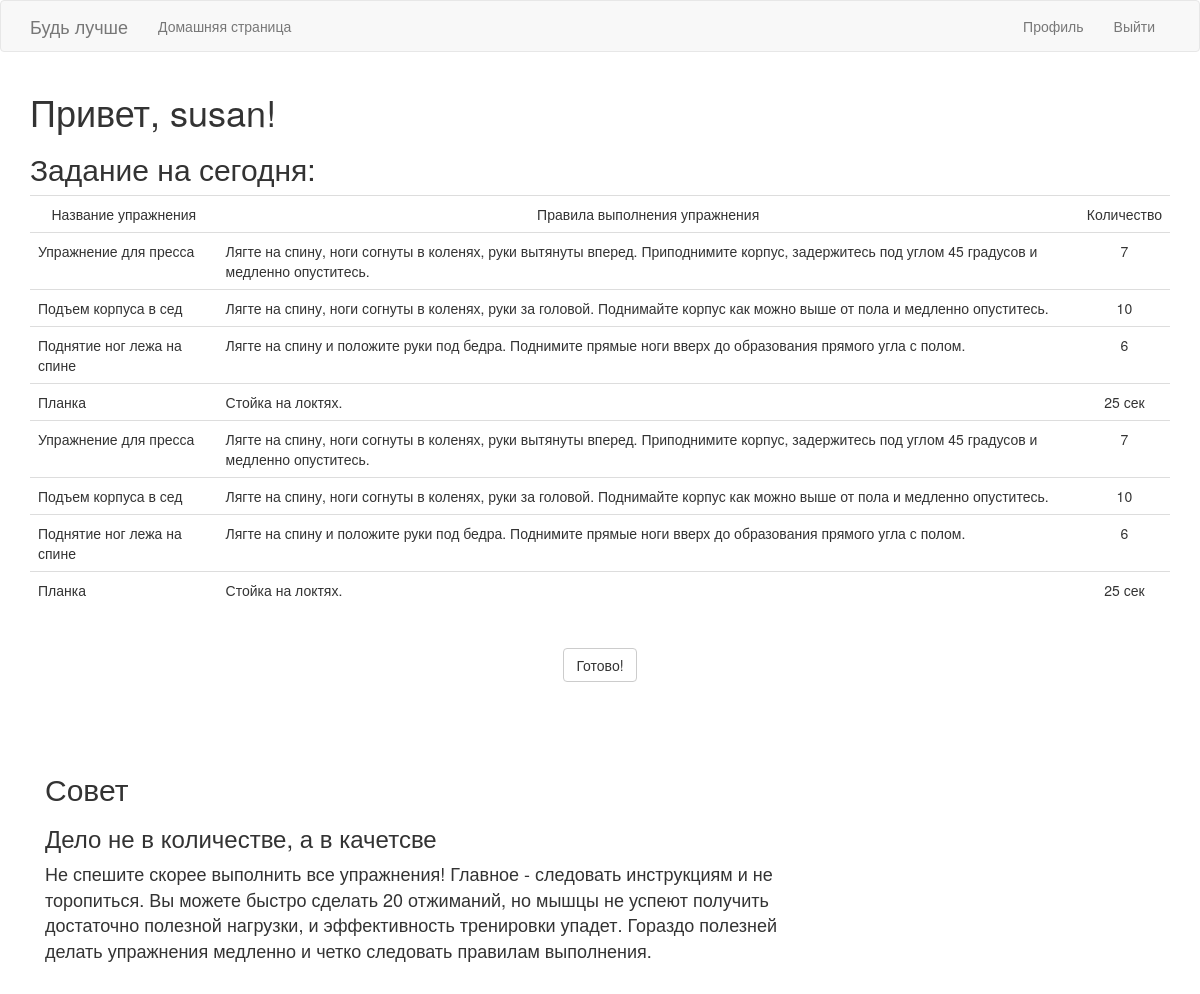
The app's page /index (signed in) with its own data.
### app/models.py (models this page shows, shortened)
class User(UserMixin, db.Model):
    id = db.Column(db.Integer, primary_key=True)
    username = db.Column(db.String(128), index=True)
    dateOfBirth = db.Column(db.Date)
    email = db.Column(db.String(120), index=True, unique=True)
    password_hash = db.Column(db.String(128))
    full_name = db.Column(db.String(128))
    gender = db.Column(db.String(32))
    last_seen = db.Column(db.DateTime, default=datetime.utcnow)
    training_lists = db.relationship('TrainingList', backref='training_list', lazy='dynamic')
    userinfo = db.relationship('InfoUser', backref='info', lazy='dynamic')
    active_training = db.Column(db.Integer, default = 0)
    hd = db.Column(db.String(128), default = 'No')

class Exercises(db.Model):
    id = db.Column(db.Integer, primary_key=True)
    name_exercises = db.Column(db.String(256), index=True)
    rules = db.Column(db.Text(500), index=True)
    day = db.Column(db.Integer)
    number = db.Column(db.Integer)
    training_id = db.Column(db.Integer, db.ForeignKey('training.id'))

### app/routes.py (the view)
@app.route('/')
@app.route('/index', methods=['GET', 'POST'])
@login_required  # запрещает назарегистрированным пользователям работать с данным декоратором
def index():
    exercises = []
    form = CompleteExeForm()
    if current_user.active_training == 1:
        training_id = TrainingList(user_id=current_user.id)
        i = training_id.get_training()
        exe = Training(id=i.training_id)
        exercises = exe.day_exe(1)
    if form.validate_on_submit():
        flash('Отлично! Приходи завтра, здесь будут новые упражнения!')
        return redirect(url_for('index'))
    return render_template('index.html', title='Home Page', exercises = exercises, form = form)

### app/forms.py
class CompleteExeForm(FlaskForm):
    submit = SubmitField('Готово!')

### app/models.py (called while the page is built)
@login.user_loader
def load_user(id):
    return User.query.get(int(id))

    def day_exe(self, day):
        exe = Exercises.query.filter((Exercises.training_id == self.id) & (Exercises.day == day))
        return exe

    def get_training(self):
        selected_training = TrainingList.query.filter_by(user_id = self.user_id)
        return selected_training[-1]

### app/routes.py (called while the page is built)
@app.before_request
def before_request():
    if current_user.is_authenticated:
        current_user.last_seen = datetime.utcnow()
        db.session.commit()

### app/templates/index.html (shortened to what this page needs)
{% extends "base.html" %}
{% import 'bootstrap/wtf.html' as wtf %}
{% block app_content %}
    <h1>Привет, {{ current_user.username }}!</h1>
{%if current_user.active_training == 1%}
    <h2> Задание на сегодня:</h2>
<table class="table table-hover" >
    <tr valign="top">
        <td align="center"> Название упражнения </td>
        <td align="center"> Правила выполнения упражнения </td>
        <td align="center"> Количество </td>
    {% for exercises in exercises %}
        {% include '_exe.html' %}
    {% endfor %}
</table>
<br>
<div class="row" align="center">
    {{ wtf.quick_form(form) }}
</div>
{%endif%}
<br> <br>
 <div class="container" style="margin-top:30px">
  <div class="row">
    <div class="col-sm-8">
      <h2>Совет</h2>
      <h3>Дело не в количестве, а в качетсве</h3>
      <p><font size = "+1">Не спешите скорее выполнить все упражнения! Главное - следовать инструкциям и не торопиться. Вы можете быстро сделать 20 отжиманий, но мышцы не успеют получить достаточно полезной нагрузки, и эффективность тренировки упадет. Гораздо полезней делать упражнения медленно и четко следовать правилам выполнения.</font></p>
      <br>
  </div>
</div>
{% endblock %}

### app/templates/base.html (shortened to what this page needs)
{% extends 'bootstrap/base.html' %}
{% block navbar %}
    <nav class="navbar navbar-default">
        <div class="container">
            <div class="navbar-header">
                <a class="navbar-brand" href="{{ url_for('index') }}">Будь лучше</a>
            </div>
            <div class="collapse navbar-collapse" id="bs-example-navbar-collapse-1">
                <ul class="nav navbar-nav">
                    <li><a href="{{ url_for('index') }}">Домашняя страница</a></li>
                </ul>
                <ul class="nav navbar-nav navbar-right">
                    {% if current_user.is_anonymous %}
                    <li><a href="{{ url_for('login') }}">Войти</a></li>
                    {% else %}
                    <li><a href="{{ url_for('user', username=current_user.username) }}">Профиль</a></li>
                    <li><a href="{{ url_for('logout') }}">Выйти</a></li>
                    {% endif %}
                </ul>
            </div>
        </div>
    </nav>
{% endblock %}
{% block content %}
    <div class="container">
        {% block app_content %}{% endblock %}
    </div>
{% endblock %}

### app/templates/_exe.html
    <tr valign="top">
        <td>{{ exercises.name_exercises }}</td>
        <td  align="stretch">{{ exercises.rules }} </td>
        <td align="center">{{ exercises.number }} </td>
    </tr>

### records on screen
User: username "susan"
Exercises: name_exercises "Упражнение для пресса", rules "Лягте на спину, ноги согнуты в коленях, руки вытянуты вперед. Приподнимите корпус, задержитесь под углом 45 градусов и медленно опуститесь.", number "7"
Exercises: name_exercises "Подъем корпуса в сед", rules "Лягте на спину, ноги согнуты в коленях, руки за головой. Поднимайте корпус как можно выше от пола и медленно опуститесь.", number "10"
Exercises: name_exercises "Поднятие ног лежа на спине", rules "Лягте на спину и положите руки под бедра. Поднимите прямые ноги вверх до образования прямого угла с полом.", number "6"
Exercises: name_exercises "Планка", rules "Стойка на локтях.", number "25 сек"
Exercises: name_exercises "Упражнение для пресса", rules "Лягте на спину, ноги согнуты в коленях, руки вытянуты вперед. Приподнимите корпус, задержитесь под углом 45 градусов и медленно опуститесь.", number "7"
Exercises: name_exercises "Подъем корпуса в сед", rules "Лягте на спину, ноги согнуты в коленях, руки за головой. Поднимайте корпус как можно выше от пола и медленно опуститесь.", number "10"
Exercises: name_exercises "Поднятие ног лежа на спине", rules "Лягте на спину и положите руки под бедра. Поднимите прямые ноги вверх до образования прямого угла с полом.", number "6"
Exercises: name_exercises "Планка", rules "Стойка на локтях.", number "25 сек"
